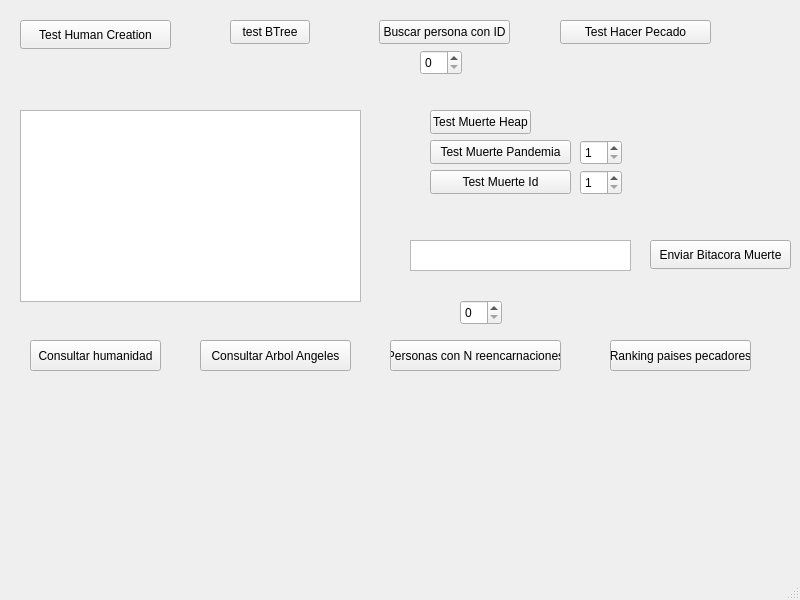
<?xml version="1.0" encoding="UTF-8"?>
<ui version="4.0">
 <class>MainWindow</class>
 <widget class="QMainWindow" name="MainWindow">
  <property name="geometry">
   <rect>
    <x>0</x>
    <y>0</y>
    <width>800</width>
    <height>600</height>
   </rect>
  </property>
  <property name="windowTitle">
   <string>MainWindow</string>
  </property>
  <widget class="QWidget" name="centralwidget">
   <widget class="QPushButton" name="pushButton">
    <property name="geometry">
     <rect>
      <x>20</x>
      <y>20</y>
      <width>151</width>
      <height>29</height>
     </rect>
    </property>
    <property name="text">
     <string>Test Human Creation</string>
    </property>
   </widget>
   <widget class="QPushButton" name="pushButton_2">
    <property name="geometry">
     <rect>
      <x>230</x>
      <y>20</y>
      <width>80</width>
      <height>24</height>
     </rect>
    </property>
    <property name="text">
     <string>test BTree</string>
    </property>
   </widget>
   <widget class="QSpinBox" name="spinBox">
    <property name="geometry">
     <rect>
      <x>420</x>
      <y>50</y>
      <width>42</width>
      <height>25</height>
     </rect>
    </property>
    <property name="maximum">
     <number>1000000</number>
    </property>
   </widget>
   <widget class="QPushButton" name="pushButton_3">
    <property name="geometry">
     <rect>
      <x>379</x>
      <y>20</y>
      <width>131</width>
      <height>24</height>
     </rect>
    </property>
    <property name="text">
     <string>Buscar persona con ID</string>
    </property>
   </widget>
   <widget class="QTextBrowser" name="txbInfoArbolHumanos">
    <property name="geometry">
     <rect>
      <x>20</x>
      <y>110</y>
      <width>341</width>
      <height>192</height>
     </rect>
    </property>
    <property name="html">
     <string>&lt;!DOCTYPE HTML PUBLIC &quot;-//W3C//DTD HTML 4.0//EN&quot; &quot;http://www.w3.org/TR/REC-html40/strict.dtd&quot;&gt;
&lt;html&gt;&lt;head&gt;&lt;meta name=&quot;qrichtext&quot; content=&quot;1&quot; /&gt;&lt;meta charset=&quot;utf-8&quot; /&gt;&lt;style type=&quot;text/css&quot;&gt;
p, li { white-space: pre-wrap; }
hr { height: 1px; border-width: 0; }
li.unchecked::marker { content: &quot;\2610&quot;; }
li.checked::marker { content: &quot;\2612&quot;; }
&lt;/style&gt;&lt;/head&gt;&lt;body style=&quot; font-family:'Segoe UI'; font-size:9pt; font-weight:400; font-style:normal;&quot;&gt;
&lt;p style=&quot;-qt-paragraph-type:empty; margin-top:0px; margin-bottom:0px; margin-left:0px; margin-right:0px; -qt-block-indent:0; text-indent:0px;&quot;&gt;&lt;br /&gt;&lt;/p&gt;&lt;/body&gt;&lt;/html&gt;</string>
    </property>
   </widget>
   <widget class="QPushButton" name="pushButton_4">
    <property name="geometry">
     <rect>
      <x>560</x>
      <y>20</y>
      <width>151</width>
      <height>24</height>
     </rect>
    </property>
    <property name="text">
     <string>Test Hacer Pecado</string>
    </property>
   </widget>
   <widget class="QPushButton" name="pushButton_5">
    <property name="geometry">
     <rect>
      <x>430</x>
      <y>110</y>
      <width>101</width>
      <height>24</height>
     </rect>
    </property>
    <property name="text">
     <string>Test Muerte Heap</string>
    </property>
   </widget>
   <widget class="QPushButton" name="pushButton_6">
    <property name="geometry">
     <rect>
      <x>430</x>
      <y>140</y>
      <width>141</width>
      <height>24</height>
     </rect>
    </property>
    <property name="text">
     <string>Test Muerte Pandemia</string>
    </property>
   </widget>
   <widget class="QSpinBox" name="spinBox_2">
    <property name="geometry">
     <rect>
      <x>580</x>
      <y>140</y>
      <width>42</width>
      <height>25</height>
     </rect>
    </property>
    <property name="minimum">
     <number>1</number>
    </property>
    <property name="maximum">
     <number>100</number>
    </property>
   </widget>
   <widget class="QPushButton" name="pushButton_7">
    <property name="geometry">
     <rect>
      <x>430</x>
      <y>170</y>
      <width>141</width>
      <height>24</height>
     </rect>
    </property>
    <property name="text">
     <string>Test Muerte Id</string>
    </property>
   </widget>
   <widget class="QSpinBox" name="spinBox_3">
    <property name="geometry">
     <rect>
      <x>580</x>
      <y>170</y>
      <width>42</width>
      <height>25</height>
     </rect>
    </property>
    <property name="minimum">
     <number>1</number>
    </property>
    <property name="maximum">
     <number>999999</number>
    </property>
   </widget>
   <widget class="QPushButton" name="pushButton_8">
    <property name="geometry">
     <rect>
      <x>650</x>
      <y>240</y>
      <width>141</width>
      <height>29</height>
     </rect>
    </property>
    <property name="text">
     <string>Enviar Bitacora Muerte</string>
    </property>
   </widget>
   <widget class="QPlainTextEdit" name="correoElectronico">
    <property name="geometry">
     <rect>
      <x>410</x>
      <y>240</y>
      <width>221</width>
      <height>31</height>
     </rect>
    </property>
   </widget>
   <widget class="QPushButton" name="btnConsultarHumanidad">
    <property name="geometry">
     <rect>
      <x>30</x>
      <y>340</y>
      <width>131</width>
      <height>31</height>
     </rect>
    </property>
    <property name="text">
     <string>Consultar humanidad</string>
    </property>
   </widget>
   <widget class="QPushButton" name="pushButton_9">
    <property name="geometry">
     <rect>
      <x>200</x>
      <y>340</y>
      <width>151</width>
      <height>31</height>
     </rect>
    </property>
    <property name="text">
     <string>Consultar Arbol Angeles</string>
    </property>
   </widget>
   <widget class="QPushButton" name="pushButton_10">
    <property name="geometry">
     <rect>
      <x>390</x>
      <y>340</y>
      <width>171</width>
      <height>31</height>
     </rect>
    </property>
    <property name="text">
     <string>Personas con N reencarnaciones</string>
    </property>
   </widget>
   <widget class="QSpinBox" name="spinBox_4">
    <property name="geometry">
     <rect>
      <x>460</x>
      <y>300</y>
      <width>42</width>
      <height>25</height>
     </rect>
    </property>
    <property name="maximum">
     <number>1000000</number>
    </property>
   </widget>
   <widget class="QPushButton" name="pushButton_11">
    <property name="geometry">
     <rect>
      <x>610</x>
      <y>340</y>
      <width>141</width>
      <height>31</height>
     </rect>
    </property>
    <property name="text">
     <string>Ranking paises pecadores</string>
    </property>
   </widget>
  </widget>
  <widget class="QMenuBar" name="menubar">
   <property name="geometry">
    <rect>
     <x>0</x>
     <y>0</y>
     <width>800</width>
     <height>17</height>
    </rect>
   </property>
  </widget>
  <widget class="QStatusBar" name="statusbar"/>
 </widget>
 <resources/>
 <connections/>
</ui>
